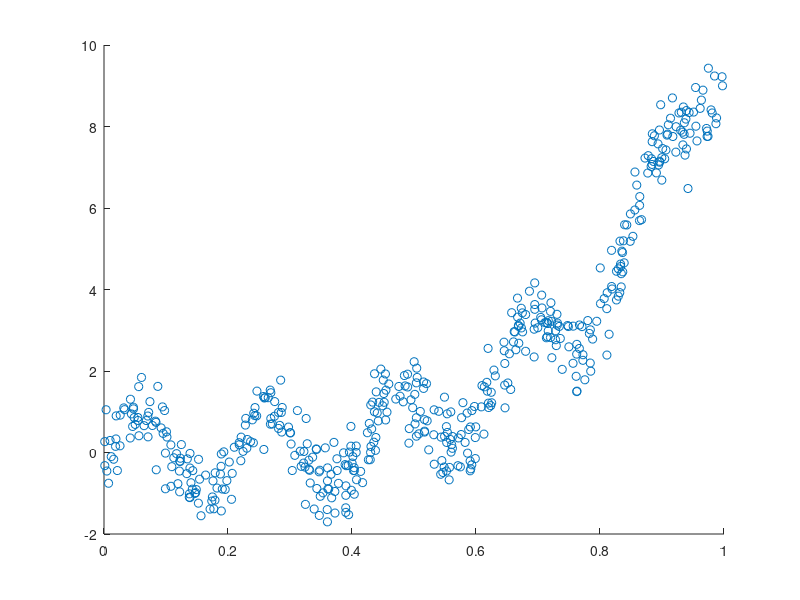

Write the MATLAB code that produced this figure. (Note: this script raises an error after producing the figure.)
%% Question block 1
% 1)
addpath('src');
load('./data/reg_data_set_1.mat');
scatter(x,y); % This generated image corresponds to 1)

%% Question block 2
% 1) The optimal value of the regression is; [-2.047...;7.994...]
%%
% 2) It looks like a quite good approximation really.
figure
b = x\y;
[w,X] = polireg(x,y,1);
scatter(x, y);
hold on
plot(x,X*w,'-');
hold off


%% Question block 3
% 1) With an alpha of 0.1, the Theta values converge at:[-1,6; 7.4] 
%%
% 2) With an alpha of 0.1, in order to make the algorithm converge, 90
% iterations are needed
%%
% 3) 
x_tmp = X;
stepsize = 0.1;

%Do the gradient descent
[theta, cost, hist] = grad2simple(x_tmp,y,[5; 5], stepsize, 90);
figure
plot(cost);
%%
% 4) It does, because this method uses a fixed step size, and it can jump
% over the minimum
figure
plot(cost(80:83));
%%
% 5) The alpha is already at 0.1, with the code below any parameters can be
% tested
stepsize = 0.1;     % Define the step size on every dimension
num_iter = 90;      % Define the number of iterations before it end
theta    = [5; 5];  % Initial theta
X        = x_tmp;   % Initial X matrix
y        = y;       % Initial y matrix
[theta, cost, hist] = grad2simple(X,y,theta, stepsize, num_iter);
figure
plot(cost);



%% EXTRA
% Show the movement of the function in a contour
res = lr_descent(x,y,[-5,10],[-5,10]);
figure
contour(res,8);
hold on
plot_dir(hist(:,1)+5,hist(:,2)+5)
hold off
%-------------------------------------------------------------------------%

%% Question block 4
figure;
[~, cost, ~] = grad2(x_tmp,y,[0; 0], 1, 1000);
plot(cost);
hold on;
[~, cost, ~] = grad2(x_tmp,y,[0; 0], .1, 1000);
plot(cost);
[~, cost, ~] = grad2(x_tmp,y,[0; 0], .01, 1000);
plot(cost);
hold off;

%%
% 1) The optimal values are 
%    -2.0474
%    7.9948
%%
% 2) The parameters used make the algorithm converge are:
% > Learning rate = 1
% > Number of iterations = 200
% > Starting theta = 5,5
%%
% 3) 
[theta, cost, hist] = grad2(x_tmp,y,[5; 5], 1, 200);
plot(cost);
hold off;
%%
% 4) It does not oscilate because the direction and the step size is
% determined by the magnitude of the gradient, that does that when the
% method is close to the local minimum it moves really slowly and it needs
% a little ammount of iterations to get close to the center, but a lot to
% converge.
figure;
plot(cost(150:190));


res = lr_descent(x,y,[-5,10],[-5,10]);
%figure
%surf(res,'EdgeColor','none','LineStyle','none','FaceLighting','phong')
figure
contour(res);
hold on
plot_dir(hist(:,1)+5,hist(:,2)+5)


%% Question block 5
% 1) The optimal values found for a quadratic polynomial regression are:
% [18.2255681003074;-10.2344557665670;1.06732192318857]
%%
% 2) A quadratic function is better than a linear function to approximate
% the function of the dataset because the original function has many
% curves.
figure
[w,X]=polireg(x,y,2);
scatter(x, y);
hold on
plot(sort(x),sort(X)*w,'-');
hold off
clear
%% Question block 7
% Points 1, 2, 3 in the following code:

load('data/reg_data_set_2.mat');
train_x = x(1:10);
train_y = y(1:10);
test_x = x(11:20);
test_y = y(11:20);

figure;
scatter(train_x, train_y);
hold on
scatter(test_x, test_y);
RMS_A_Train = zeros(6,1);
RMS_A_Test = zeros(6,1);
RMS_GD_Train = zeros(6,1);
RMS_GD_Test = zeros(6,1);
for i=1:6
    deg = i; % Define the degree and execute the following code
    
    % Calculate weights analytically
    [w,X] = polireg(train_x,train_y,deg);
    
    % Calculate weights with gradient descent
    [w2,~, ~] = grad(train_x,train_y,(1:deg+1)',0.01, 1000);
    
    tX = polimat(test_x,deg);
    
    % RMS Analytical
    RMS_A_Train(i) = sqrt(sum(tX*w-train_y).^2);
    RMS_A_Test(i) = sqrt(sum(tX*w-test_y).^2);
    % RMS Gradient descent
    RMS_GD_Train(i) = sqrt(sum(tX*w2-train_y).^2);
    RMS_GD_Test(i) = sqrt(sum(tX*w2-test_y).^2);
    plot(sort(train_x),sort(X)*w,'-');
end
figure
scatter(train_x, train_y);
hold on
scatter(test_x, test_y);
plot(sort(train_x),sort(X)*w2,'-');
%%
% 4) Plot on the error curves

figure
plot(RMS_A_Train);
hold on
plot(RMS_A_Test);
legend('Train','Test')
%%
%) 5) No they don't agree, that's because the number of samples is quite
%small. The training set contains 10 samples and the test set another 10
%samples,so it's really difficult to decide what's the best model to fit
%the original function.



